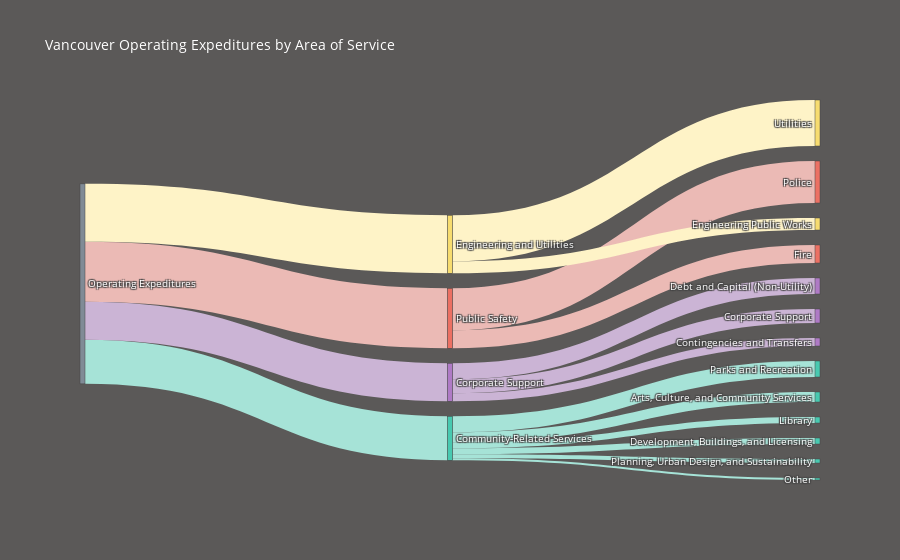

Notebook cell for this chart:
### Code cell
# data to dict, dict to sankey
link = dict(source = source, target = target, value = value, color=color_link)
node = dict(label = label, pad=15, thickness=5, color=color_node)
data = go.Sankey(link = link, node=node)
# plot
fig = go.Figure(data)
fig.update_layout(
    hovermode = 'x',
    title="Vancouver Operating Expeditures by Area of Service",
    font=dict(size = 10, color = 'white'),
    paper_bgcolor='#5B5958'
)
fig.show()

### Figure 1 — Plotly figure (JSON) as saved in the notebook; plotly's stock layout.template omitted (floating-point values rounded to 4 significant figures)
{"data": [{"link": {"color": ["#EBBAB5", "#FEF3C7", "#A6E3D7", "#CBB4D5", "#EBBAB5", "#EBBAB5", "#FEF3C7", "#FEF3C7", "#A6E3D7", "#A6E3D7", "#A6E3D7", "#A6E3D7", "#A6E3D7", "#A6E3D7", "#CBB4D5", "#CBB4D5", "#CBB4D5"], "source": [0, 0, 0, 0, 1, 1, 2, 2, 3, 3, 3, 3, 3, 3, 4, 4, 4], "target": [1, 2, 3, 4, 5, 6, 7, 8, 9, 10, 11, 12, 13, 14, 15, 16, 17], "value": [484500, 468350, 355300, 306850, 339150, 145350, 371450, 96900, 129200, 80750, 48450, 48450, 32300, 16150, 113050, 129200, 64600]}, "node": {"color": ["#808B96", "#EC7063", "#F7DC6F", "#48C9B0", "#AF7AC5", "#EC7063", "#EC7063", "#F7DC6F", "#F7DC6F", "#48C9B0", "#48C9B0", "#48C9B0", "#48C9B0", "#48C9B0", "#48C9B0", "#AF7AC5", "#AF7AC5", "#AF7AC5"], "label": ["Operating Expeditures", "Public Safety", "Engineering and Utilities", "Community-Related Services", "Corporate Support", "Police", "Fire", "Utilities", "Engineering Public Works", "Parks and Recreation", "Arts, Culture, and Community Services", "Library", "Development, Buildings, and Licensing", "Planning, Urban Design, and Sustainability", "Other", "Corporate Support", "Debt and Capital (Non-Utility)", "Contingencies and Transfers"], "pad": 15, "thickness": 5}, "type": "sankey"}], "layout": {"font": {"color": "white", "size": 10}, "hovermode": "x", "paper_bgcolor": "#5B5958", "title": {"text": "Vancouver Operating Expeditures by Area of Service"}}}
